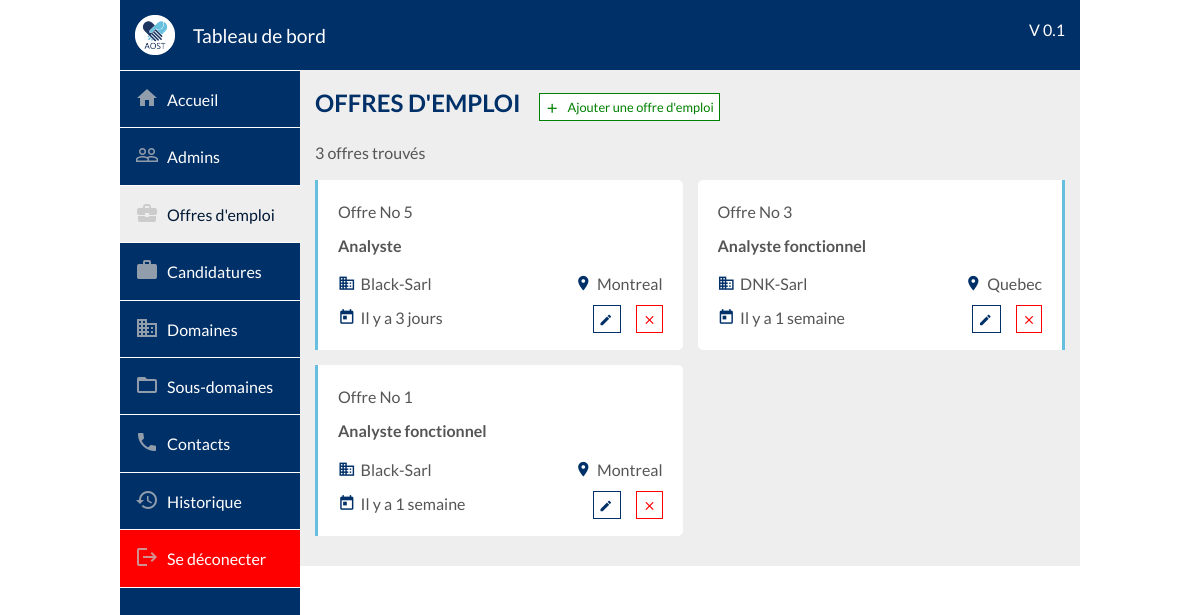
Page /dashboard/offers/index.php (signed in) on the earlier database version.
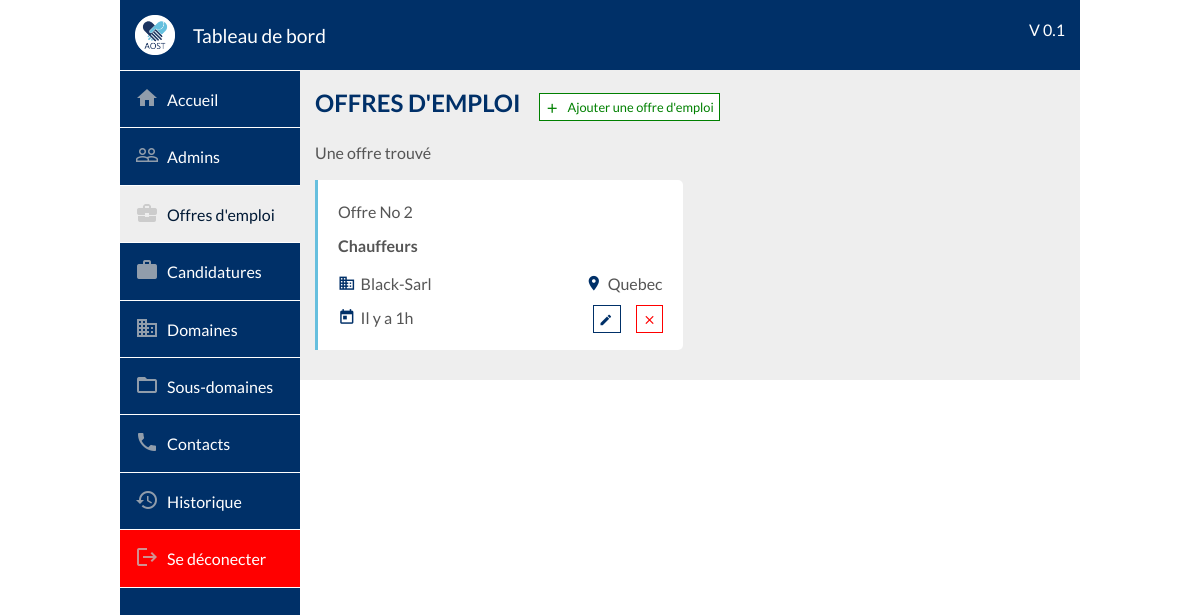
Same page on the later database version.
### tables this page shows
CREATE TABLE IF NOT EXISTS `offers` (
  `id` bigint(20) NOT NULL AUTO_INCREMENT,
  `id_admin` bigint(20) NOT NULL,
  `id_subdomain` bigint(20) NOT NULL,
  `id_city` bigint(20) NOT NULL,
  `compagny` varchar(100) NOT NULL,
  `description` longtext COMMENT 'Description globale de la demande',
  `missions` longtext COMMENT 'description détaillée (par mission) de la demande',
  `skill` longtext COMMENT 'compétences requises du postulant',
  `candidate_profile` longtext COMMENT 'Informations requises du postulant (age, annee d''experience, caractere etc...)',
  `cv` int(1) NOT NULL DEFAULT '0' COMMENT 'vaudra 1 si un CV est requit pour postuler',
  `motivation` int(1) NOT NULL DEFAULT '0' COMMENT 'Vaudra 1 si une lettre de motivation est requise pour postuler',
  `deleted` int(2) NOT NULL DEFAULT '0' COMMENT 'Vaudra 1 si supprimé par un admin (restera présente dans un onglet archives ou corbeille)',
  `expired` int(2) NOT NULL DEFAULT '0' COMMENT 'vaudra 1 si déjà expiré',
  `deadline` datetime NOT NULL COMMENT 'Date limite',
  `added_at` datetime NOT NULL DEFAULT CURRENT_TIMESTAMP,
  PRIMARY KEY (`id`),
  KEY `fk_city` (`id_city`),
  KEY `fk_subdomain` (`id_subdomain`),
  KEY `fk_admin` (`id_admin`)
);

CREATE TABLE IF NOT EXISTS `subdomains` (
  `id` bigint(20) NOT NULL AUTO_INCREMENT,
  `id_admin` bigint(20) NOT NULL,
  `id_domain` bigint(20) NOT NULL,
  `name` varchar(200) NOT NULL,
  `color` varchar(100) NOT NULL,
  `image` varchar(255) NOT NULL,
  `added_at` datetime NOT NULL DEFAULT CURRENT_TIMESTAMP,
  PRIMARY KEY (`id`),
  KEY `id_domain` (`id_domain`),
  KEY `fk_admin` (`id_admin`)
);

CREATE TABLE IF NOT EXISTS `city` (
  `id` bigint(20) NOT NULL AUTO_INCREMENT,
  `name` varchar(150) NOT NULL,
  `added_at` datetime NOT NULL DEFAULT CURRENT_TIMESTAMP,
  PRIMARY KEY (`id`)
);

### dashboard/offers/index.php (called while the page is built)
<?php include($_SERVER["DOCUMENT_ROOT"]."/aost/dashboard/outils/php/redirection.php");
	redirection("Offres d'emploi", _DASHBOARD_PHP_PATH."offers/offers.php", "offers", "", _DASHBOARD_PATH."offers/offers.css", _DASHBOARD_PATH."offers/offers.js");
?>

### class/Offer.class.php (called while the page is built, shortened)
<?php
class Offer
{
    private $_id;
    private $_compagny;
    private $_added_at;
    public function __construct(array $data){
        foreach ($data as $key => $value) {
            $method='set'.ucfirst($key);
        }
    }
    public function setId($id){
        $this->_id=intval($id);
    }
    public function getId(){
        return $this->_id;
    }
    public function setCompagny($compagny){
        $this->_compagny=strval($compagny);
    }
    public function getCompagny(){
        return $this->_compagny;
    }
    public function setAdded_at($added_at){
        $this->_added_at=strval($added_at);
    }
    public function getAdded_at(){
        return $this->_added_at;
    }
public function getOffersFilterLimit($keyword, $id_domain, $date, $start){
  include(_APP_PATH."bd/server-connect.php");
  $id_domain = intval($id_domain);
  $start=intval($start);
  $end=$start+10;
  $regex = $keyword == "" ? "" : " subdomains.name REGEXP '^(.*)$keyword(.*)$' ";
  $domainTxt = $id_domain == -1 ? "" : " subdomains.id_domain=$id_domain ";
  $dateDirection = " ORDER BY offers.added_at $date ";
  $limit = " LIMIT $start,$end ";
  if($domainTxt == "" && $regex == ""){
    $where_1 = " 1 ";
}else {
    $where_1 = "";
}
$query= $db->prepare("SELECT * FROM subdomains INNER JOIN offers ON offers.id_subdomain = subdomains.id WHERE $regex $domainTxt $where_1 $dateDirection $limit");
$offers=[];
if($query->execute()){
  while($data=$query->fetch()){
      $offers[]=new Offer($data);
  }
  return $offers;
}else{
  return false;
}
}
}
?>

### class/Subdomain.class.php (called while the page is built, shortened)
<?php
class Subdomain
{
 private $_name;
 public function __construct(array $data){
    foreach ($data as $key => $value) {
       $method='set'.ucfirst($key);
  }
}
public function setName($name){
 $this->_name=htmlentities(strval($name));
}
public function getName(){
    return $this->_name;
}
public function getSubdomain($id){
    include(_APP_PATH."bd/server-connect.php");
    $id=intval($id);
    $query=$db->prepare("SELECT * FROM subdomains WHERE id=?");
    $query->bindParam(1,$id);
    if($query->execute() && $query->rowCount()==1){
      $data=$query->fetch();
      return (new Subdomain($data));
  }else{
      return false;
  }
}
}
?>

### class/City.class.php (called while the page is built, shortened)
<?php
class City
{
    private $_name;
    public function __construct(array $data){
        foreach ($data as $key => $value) {
            $method='set'.ucfirst($key);
        }
    }
    public function setName($name){
        $this->_name=htmlentities(strval($name));
    }
    public function getName(){
        return $this->_name;
    }
public function getCity($id){
    include(_APP_PATH."bd/server-connect.php");
    $id=intval($id);
    $query=$db->prepare("SELECT * FROM city WHERE id=?");
    $query->bindParam(1,$id);
    if($query->execute() && $query->rowCount()==1){
        $data=$query->fetch();
        return (new City($data));
    }else{
        return false;
    }
}
}
?>

### outils/php/functions.php (called while the page is built, shortened)
<?php
$tab_month=array("Janvier","Février","Mars","Avril","Mai","Juin","Juillet","Aougt","Septembre","Octobre","Novembre","Décembre");
function get_elapsed_time($datetime){
	global $tab_month;
	$date_convert_in_seconde = strtotime($datetime);
	if(date('Ymd', $date_convert_in_seconde) == date('Ymd')){
		$diff = time()-$date_convert_in_seconde;
		if($diff < 60){
			return "Il y a ".$diff." secondes";
		}else if($diff < 3600){
			return "Il y a ".floor($diff/60)." min";
		}else if($diff < 86400){
			return "Il y a ".floor($diff/3600)."h";
		}
	}else if(date('Ymd', $date_convert_in_seconde) == date('Ymd', strtotime('- 1 DAY'))){
		return "Hier";
	}else if(date('Ymd', $date_convert_in_seconde) == date('Ymd', strtotime('- 2 DAY'))){
		return "Il y a 2 jours";
	}else if(date('Ymd', $date_convert_in_seconde) == date('Ymd', strtotime('- 3 DAY'))){
		return "Il y a 3 jours";
	}else if(date('Ymd', $date_convert_in_seconde) == date('Ymd', strtotime('- 4 DAY'))){
		return "Il y a 4 jours";
	}else if(date('Ymd', $date_convert_in_seconde) == date('Ymd', strtotime('- 5 DAY'))){
		return "Il y a 5 jours";
	}else if(date('Ymd', $date_convert_in_seconde) == date('Ymd', strtotime('- 6 DAY'))){
		return "Il y a 6 jours";
	}else if(date('YW', $date_convert_in_seconde) == date('YW', strtotime('- 1 WEEK'))){
		return "Il y a 1 semaine";
	}else if(date('YW', $date_convert_in_seconde) == date('YW', strtotime('- 2 WEEK'))){
		return "Il y a 2 semaines";
	}else if(date('YW', $date_convert_in_seconde) == date('YW', strtotime('- 3 WEEK'))){
		return "Il y a 3 semaines";
	}else if(date('YW', $date_convert_in_seconde) == date('YW', strtotime('- 4 WEEK'))){
		return "Il y a 4 semaines";
	}else if(date('Ym', $date_convert_in_seconde) == date('Ym', strtotime('- 1 MONTH'))){
		return "Il y a 1 mois";
	}else if(date('Ym', $date_convert_in_seconde) == date('Ym', strtotime('- 2 MONTH'))){
		return "Il y a 2 mois";
	}else if(date('Ym', $date_convert_in_seconde) == date('Ym', strtotime('- 3 MONTH'))){
		return "Il y a 3 mois";
	}else if(date('Ym', $date_convert_in_seconde) == date('Ym', strtotime('- 4 MONTH'))){
		return "Il y a 4 mois";
	}else if(date('Ym', $date_convert_in_seconde) == date('Ym', strtotime('- 5 MONTH'))){
		return "Il y a 5 mois";
	}else if(date('Ym', $date_convert_in_seconde) == date('Ym', strtotime('- 6 MONTH'))){
		return "Il y a 6 mois";
	}else if(date('Ym', $date_convert_in_seconde) == date('Ym', strtotime('- 7 MONTH'))){
		return "Il y a 7 mois";
	}else if(date('Ym', $date_convert_in_seconde) == date('Ym', strtotime('- 8 MONTH'))){
		return "Il y a 8 mois";
	}else if(date('Ym', $date_convert_in_seconde) == date('Ym', strtotime('- 9 MONTH'))){
		return "Il y a 9 mois";
	}else if(date('Ym', $date_convert_in_seconde) == date('Ym', strtotime('- 10 MONTH'))){
		return "Il y a 10 mois";
	}else if(date('Ym', $date_convert_in_seconde) == date('Ym', strtotime('- 11 MONTH'))){
		return "Il y a 11 mois";
	}else if(date('Y', $date_convert_in_seconde) == date('Y', strtotime('- 1 YEAR'))){
		return "Il y a 1 an";
	}else if(date('Y', $date_convert_in_seconde) == date('Y', strtotime('- 2 YEAR'))){
		return "Il y a 2 ans";
	}else if(date('Y', $date_convert_in_seconde) == date('Y', strtotime('- 3 YEAR'))){
		return "Il y a 3 ans";
	}else if(date('Y', $date_convert_in_seconde) == date('Y', strtotime('- 4 YEAR'))){
		return "Il y a 4 ans";
	}else if(date('Y', $date_convert_in_seconde) == date('Y', strtotime('- 5 YEAR'))){
		return "Il y a 5 ans";
	}else if(date('Y', $date_convert_in_seconde) == date('Y', strtotime('- 6 YEAR'))){
		return "Il y a 6 ans";
	}else if(date('Y', $date_convert_in_seconde) == date('Y', strtotime('- 7 YEAR'))){
		return "Il y a 7 ans";
	}else if(date('Y', $date_convert_in_seconde) == date('Y', strtotime('- 8 YEAR'))){
		return "Il y a 8 ans";
	}else if(date('Y', $date_convert_in_seconde) == date('Y', strtotime('- 9 YEAR'))){
		return "Il y a 9 ans";
	}else if(date('Y', $date_convert_in_seconde) == date('Y', strtotime('- 10 YEAR'))){
		return "Il y a 10 ans";
	}else if(date('Y', $date_convert_in_seconde) == date('Y', strtotime('- 11 YEAR'))){
		return "Il y a 11 ans";
	}else if(date('Y', $date_convert_in_seconde) == date('Y', strtotime('- 12 YEAR'))){
		return "Il y a 12 ans";
	}else if(date('Y', $date_convert_in_seconde) == date('Y', strtotime('- 13 YEAR'))){
		return "Il y a 13 ans";
	}else if(date('Y', $date_convert_in_seconde) == date('Y', strtotime('- 14 YEAR'))){
		return "Il y a 14 ans";
	}else if(date('Y', $date_convert_in_seconde) == date('Y', strtotime('- 15 YEAR'))){
		return "Il y a 15 ans";
	}else if(date('Y', $date_convert_in_seconde) == date('Y', strtotime('- 16 YEAR'))){
		return "Il y a 16 ans";
	}else if(date('Y', $date_convert_in_seconde) == date('Y', strtotime('- 17 YEAR'))){
		return "Il y a 17 ans";
	}else if(date('Y', $date_convert_in_seconde) == date('Y', strtotime('- 18 YEAR'))){
		return "Il y a 18 ans";
	}else if(date('Y', $date_convert_in_seconde) == date('Y', strtotime('- 19 YEAR'))){
		return "Il y a 19 ans";
	}else if(date('Y', $date_convert_in_seconde) == date('Y', strtotime('- 20 YEAR'))){
		return "Il y a 20 ans";
	}else if(date('Y', $date_convert_in_seconde) < date('Y', strtotime('- 20 YEAR'))){
		return "Il y a plus de 20 ans";
	}else{
		$mois=date('m',$date_convert_in_seconde);
		$mois=$tab_month[$mois-1];
		return 'depuis le '.date('d', $date_convert_in_seconde)." ".$mois;
	}
}
?>

### dashboard/offers/offers.php (the view, shortened to what the changed rows need)
<h2 class="margin-top-none" style="display: inline-block">Offres d'emploi</h2>
<span class="btnAdd btnAddAdmin" id="btnAdd">
  <i class="material-icons vertical-align-bottom margin-right-5">add</i>
  <span class="">Ajouter une offre d'emploi</span>
</span>
<?php
$keyword = isset($_POST["keyword"]) ? $_POST["keyword"] : "";
$date = isset($_POST["date"]) ? $_POST["date"] : "DESC";
$id_domain = isset($_POST["id_domain"]) ? $_POST["id_domain"] : "-1";
$offers_count = $offer->getOffersFilterLimit($keyword, $id_domain, $date, "");
	$actuParPage= 10;
	$nombreDePages=ceil(count($offers_count)/$actuParPage);
	if(isset($_GET['page']))
	{
   $pageActuelle=intval($_GET['page']);
		 if($pageActuelle>$nombreDePages)
		 {
     $pageActuelle=$nombreDePages;
   }
 }
	else
	{
		 $pageActuelle=1;
   }
	$premiereEntree=($pageActuelle-1)*$actuParPage;
 $offers = $offer->getOffersFilterLimit($keyword, $id_domain, $date, $premiereEntree);
 ?>
 <span class="stat" style="display: block">
  <?php
  if(count($offers_count) > 1){
    echo count($offers_count)." offres trouvés";
  }else {
    if(count($offers_count) > 0){
      echo "Une offre trouvé";
    }else {
      echo "Aucune offres trouvé";
    }
  }
  ?>
</span>
  <?php
    foreach ($offers as $offer) {
      $city = $city->getCity($offer->getId_city());
      $subdomain = $subdomain->getSubdomain($offer->getId_subdomain());
  ?>
  <?php
    }
  ?>
<div class="suggest_container">
	<?php
  $i = 0;
  foreach ($offers as $offer) {
   $city = $city->getCity($offer->getId_city());
   $subdomain = $subdomain->getSubdomain($offer->getId_subdomain());
   ?>
   <div class="suggest_block">
     <div class="suggest_row">
      <span class="suggest_col">Offre No <?php echo $offer->getId(); ?></span>
    </div>
    <div class="suggest_row">
      <span class="suggest_title"> <?php echo ucfirst($subdomain->getName()); ?></span>
    </div>
    <div class="suggest_row">
      <span class="suggest_col"><i class="material-icons vertical-align-bottom margin-right-5 background-primary">domain</i><?php echo ucfirst($offer->getCompagny()); ?></span>
      <span class="suggest_col float-right"><i class="material-icons vertical-align-bottom margin-right-5 background-primary">location_on</i><?php echo ucfirst($city->getName()); ?></span>
    </div>
    <div class="suggest_row">
      <span class="suggest_col"><i class="material-icons vertical-align-bottom margin-right-5 background-primary">today</i><?php echo get_elapsed_time($offer->getAdded_at()); ?></span>
      <div class="suggest_col float-right">
       <span class="btnEdit" id="btnEdit<?php echo $i; ?>" title="Modifier">
        <i class="material-icons vertical-align-bottom">mode_edit</i>
      </span>
      <span class="btnDelete" id="btnDelete<?php echo $i; ?>" title="Supprimer">
        <i class="material-icons vertical-align-bottom">close</i>
      </span>
    </div>
  </div>
</div>
<?php
$i++; } ?>
</div>

Differences in the rows shown:
removed offers: id "5", id_subdomain.name "Analyste", compagny "Black-Sarl", id_city.name "Montreal", added_at "Il y a 3 jours"
removed offers: id "3", id_subdomain.name "Analyste fonctionnel", compagny "DNK-Sarl", id_city.name "Quebec", added_at "Il y a 1 semaine"
removed offers: id "1", id_subdomain.name "Analyste fonctionnel", compagny "Black-Sarl", id_city.name "Montreal", added_at "Il y a 1 semaine"
added offers: id "2", id_subdomain.name "Chauffeurs", compagny "Black-Sarl", id_city.name "Quebec", added_at "Il y a 1h"
Other differences:
count($offers_count): "3" → (not shown)
text no longer shown: "offres trouvés"
text now shown: "Une offre trouvé"
